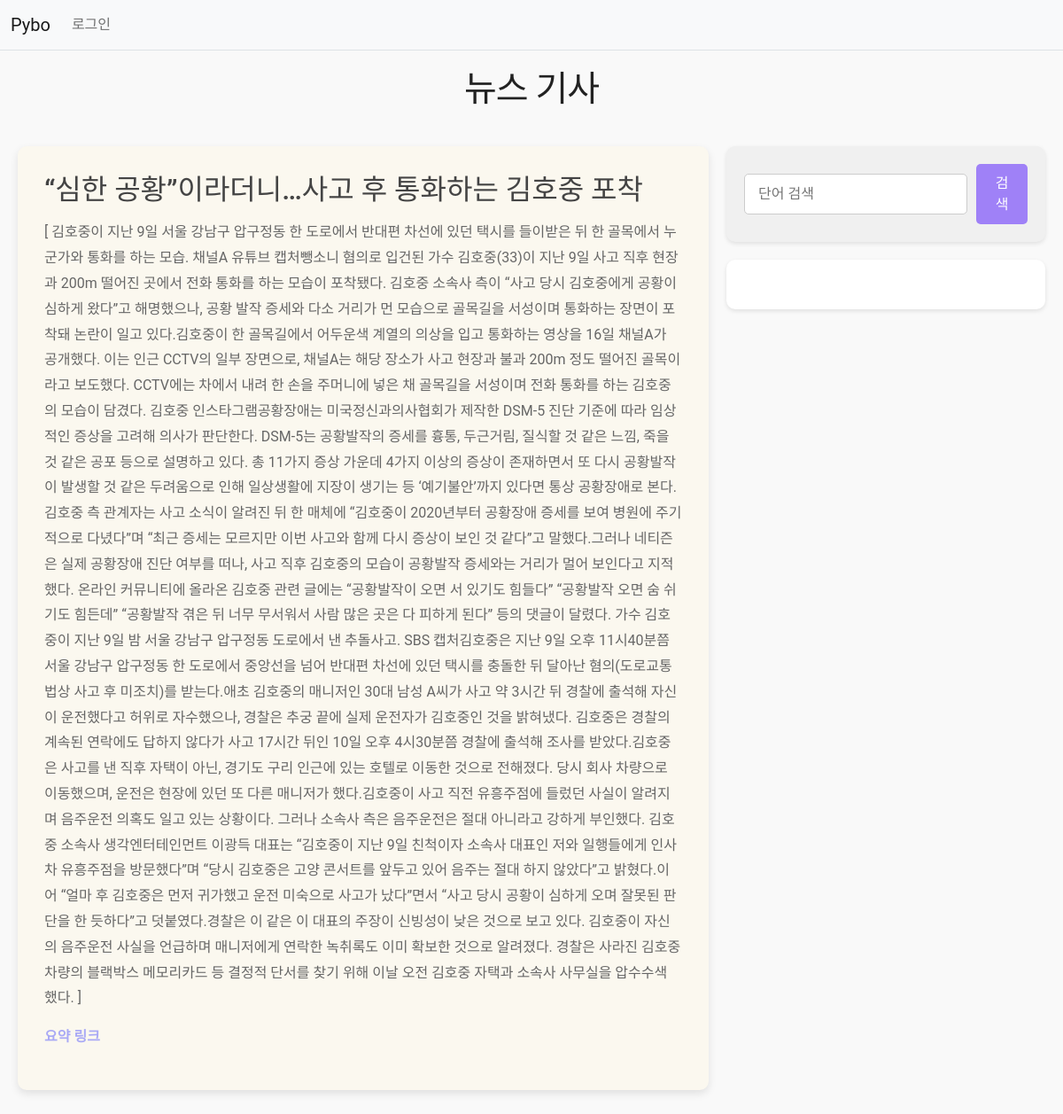
Page /pybo/3/ on the committed database.
### pybo/models.py (models this page shows, shortened)
class News(models.Model):
    subject = models.CharField(max_length=200)
    content = models.TextField(null=True)
    create_date = models.DateTimeField(null=True)
    news_date = models.DateTimeField(null=True)
    link = models.TextField(null=True)
    summary = models.TextField(null=True, blank=True)

### pybo/views.py (the view)
# urls.py: path('<int:news_id>/', views.detail),
def detail(request, news_id):
    news = get_object_or_404(News, pk = news_id)
    context = {'news': news}
    return render(request, 'pybo/news_detail.html', context)

### templates/pybo/news_detail.html (shortened to what this page needs)
{% extends 'base.html' %}
{% block content %}
<!DOCTYPE html>
<html lang="ko">
<head>
</head>
<body>
    <h1>뉴스 기사</h1>
    <div class="container">
        <div class="article">
            <h2>{{ news.subject }}</h2>
            <p>{{ news.content }}</p>
            <p class="summary-link"><a href="#" id="summary-link">요약 링크</a></p>
        </div>
        <div class="dict-content">
            <form class="search-form" id="search-form">
                <input type="text" name="kw" placeholder="단어 검색" id="search-input">
                <button type="submit">검색</button>
            </form>
            <div class="search-content" id="search-content">
            </div>
        </div>
    </div>
</body>
</html>
{% endblock %}

### templates/pybo/news_detail.html (style rules this page uses)
body { font-family: 'Roboto', sans-serif; background-color: #f9f9f9; color: #333; margin: 0; padding: 0; }
h1 { color: #222; text-align: center; margin-top: 20px; font-size: 2.5em; letter-spacing: -1px; }
.container { max-width: 1200px; margin: 40px auto; padding: 0 20px; display: flex; gap: 20px; }
.article { flex: 2; background-color: #FBF8EF; border-radius: 10px; box-shadow: 0 4px 10px rgba(0, 0, 0, 0.1); padding: 30px; transition: transform 0.3s ease; }
.article h2 { font-size: 2em; color: #444; margin-bottom: 15px; }
.article p { color: #666; line-height: 1.8; margin-bottom: 15px; }
.dict-content { flex: 1; display: flex; flex-direction: column; gap: 20px; }
.search-form { background-color: #f0f0f0; padding: 20px; border-radius: 10px; box-shadow: 0 2px 5px rgba(0, 0, 0, 0.1); display: flex; align-items: center; }
.search-form input[type="text"] { flex: 1; padding: 10px 15px; border: 1px solid #ccc; border-radius: 5px; margin-right: 10px; font-size: 1em; transition: border-color 0.3s ease; }
.search-form button { padding: 10px 20px; border: none; border-radius: 5px; background-color: #9F81F7; color: #fff; cursor: pointer; font-size: 1em; transition: background-color 0.3s ease; }
.summary-link a { color: #A9A9F5; text-decoration: none; font-weight: bold; transition: color 0.3s ease; }
.search-content { background-color: #fff; padding: 20px; border-radius: 10px; box-shadow: 0 2px 5px rgba(0, 0, 0, 0.1); }

### rows in the picture
News: subject "“심한 공황”이라더니…사고 후 통화하는 김호중 포착", content "[ 김호중이 지난 9일 서울 강남구 압구정동 한 도로에서 반대편 차선에 있던 택시를 들이받은 뒤 한 골목에서 누군가와 통화를 하는 모습. 채널A 유튜브 캡처뺑소니 혐의로 입건된 가수 김호중(33)이 지난 9일 사고 직후 현장과 200m 떨어진 곳에서 전화 통화를 하는 모습이 포착됐다. 김호중 소속사 측이 “사고 당시 김호중에게 공황이 심하게 왔다”고 해명했으나, 공황 발작 증세와 다소 거리가 먼 모습으로 골목길을 서성이며 통화하는 장면이 포착돼 논란이 일고 있다.김호중이 한 골목길에서 어두운색 계열의 의상을 입고 통화하는 영상을 16일 채널A가 공개했다. 이는 인근 CCTV의 일부 장면으로, 채널A는 해당 장소가 사고 현장과 불과 200m 정도 떨어진 골목이라고 보도했다. CCTV에는 차에서 내려 한 손을 주머니에 넣은 채 골목길을 서성이며 전화 통화를 하는 김호중의 모습이 담겼다. 김호중 인스타그램공황장애는 미국정신과의사협회가 제작한 DSM-5 진단 기준에 따라 임상적인 증상을 고려해 의사가 판단한다. DSM-5는 공황발작의 증세를 흉통, 두근거림, 질식할 것 같은 느낌, 죽을 것 같은 공포 등으로 설명하고 있다. 총 11가지 증상 가운데 4가지 이상의 증상이 존재하면서 또 다시 공황발작이 발생할 것 같은 두려움으로 인해 일상생활에 지장이 생기는 등 ‘예기불안’까지 있다면 통상 공황장애로 본다.김호중 측 관계자는 사고 소식이…"
